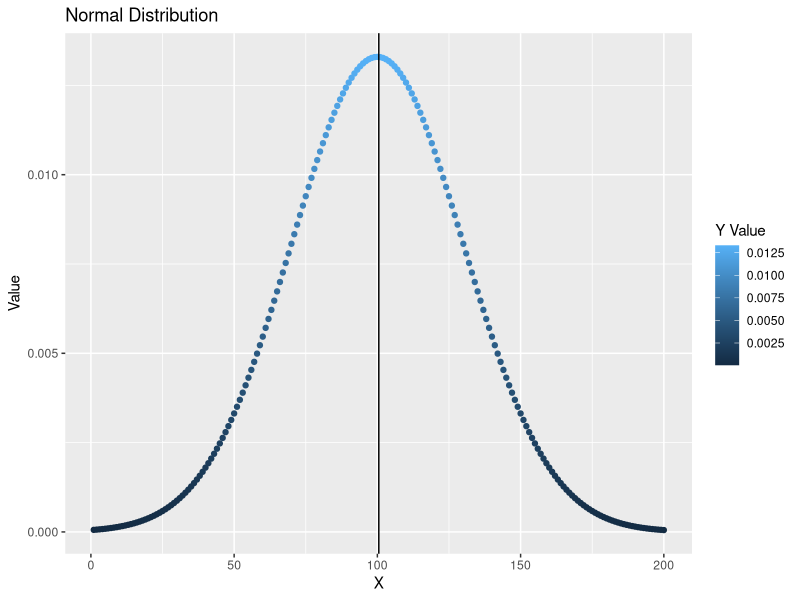

This figure's R source:
library(ggplot2)

my_data <- dnorm(1:200,100,30)
df <- data.frame(
    Xval = c(1:length((my_data))),
    Yval = my_data)

print(head(df))


plot <- ggplot(data = df, aes(x = Xval, y = Yval)) + 
  geom_point(aes(color = Yval))+
  geom_vline(aes(xintercept = mean(Xval, na.rm = TRUE)), color = "black")+
  labs(title = "Normal Distribution", x = "X", y = "Value", color = "Y Value")

show(plot)